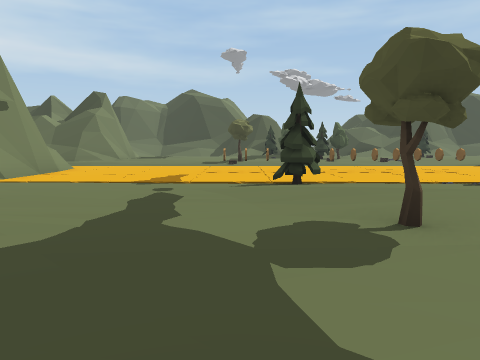
view 1 (above)

24 first-person views from a walk through a scene from a Unity 3-D project. The camera is 1.2 m above the floor, tilts 6° down and sees 70° across. The floor is counted in squares, 2 m on a side. Each view is taken from the middle of a square. On the plan, view 1 faces up. The plan holds only what a view shows up to about 10 squares ahead; the rest is blank. The place goes on beyond the plan. The player is left out.

view 2
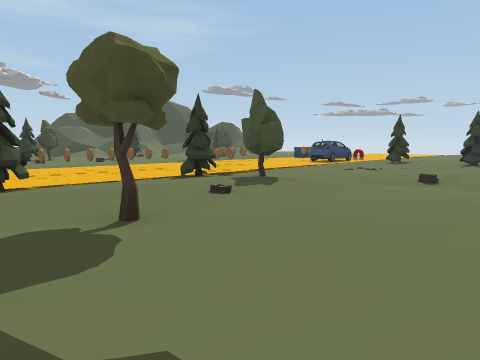

view 3
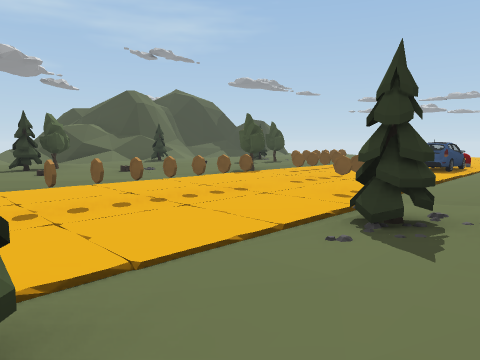

view 4
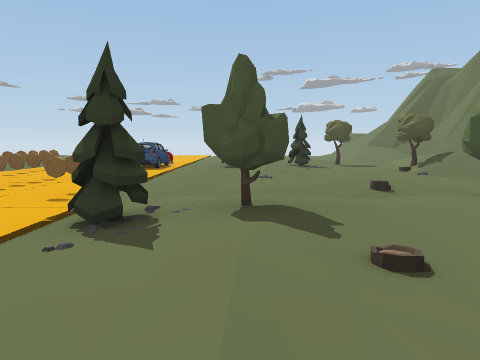

view 5
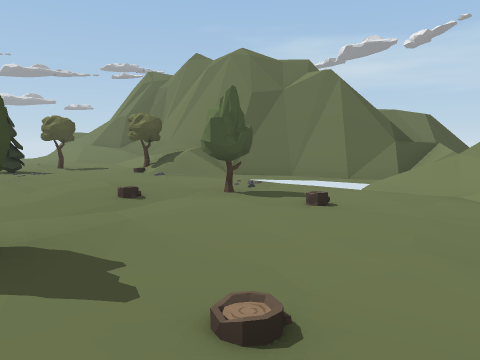

view 6
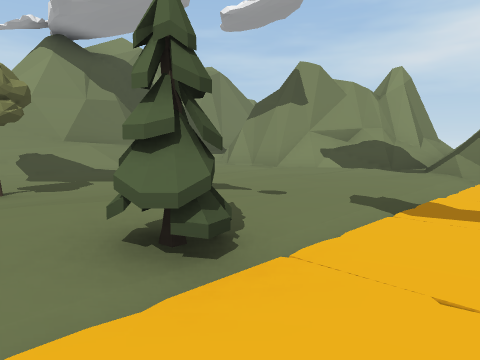

view 7
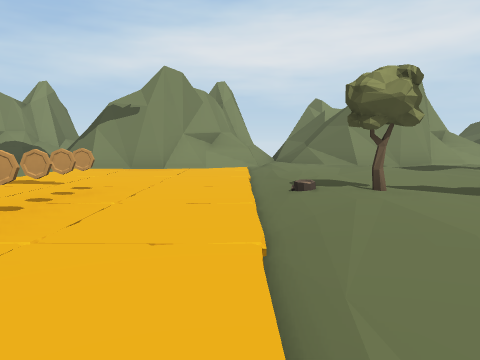

view 8
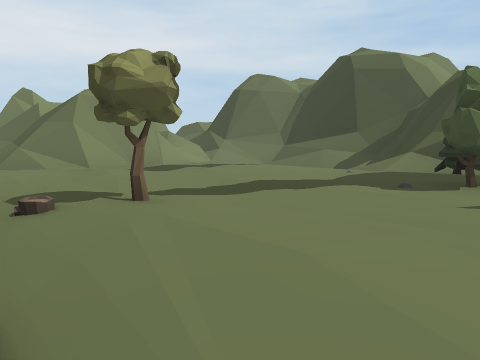

view 9
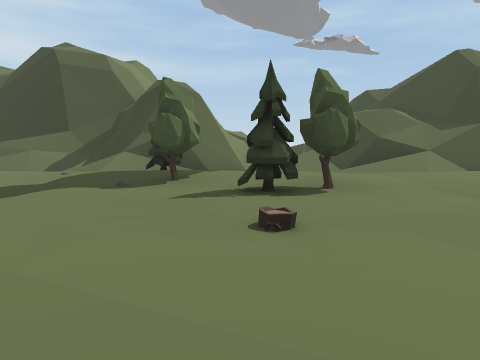

view 10
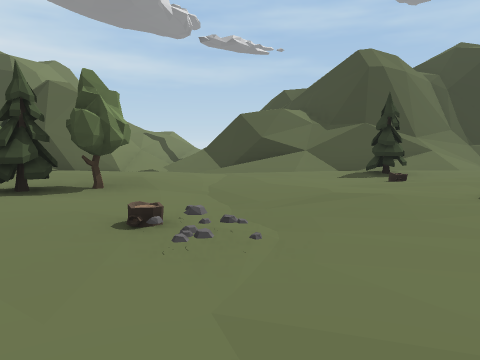

view 11
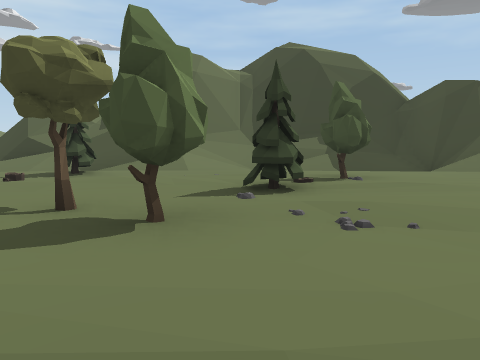

view 12
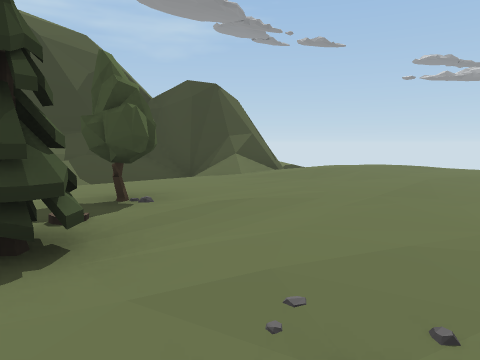

view 13
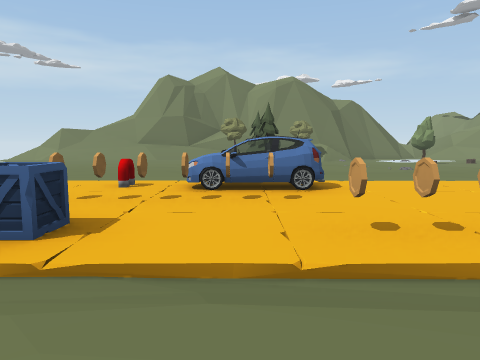

view 14
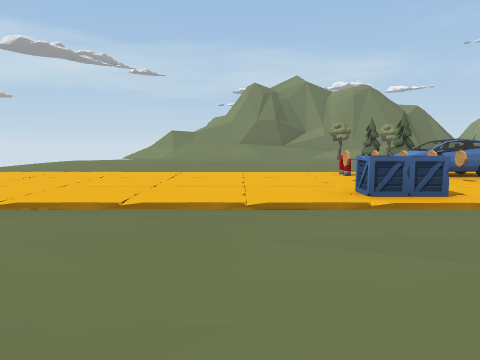

view 15
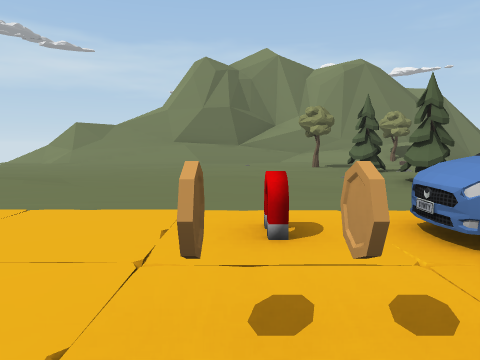

view 16
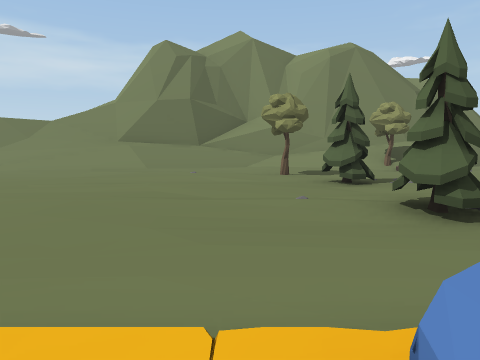

view 17
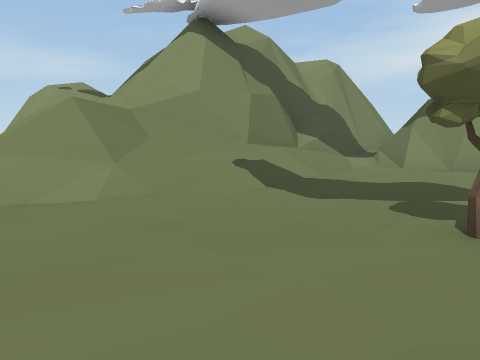

view 18
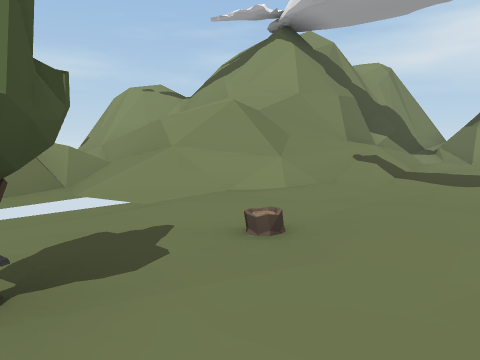

view 19
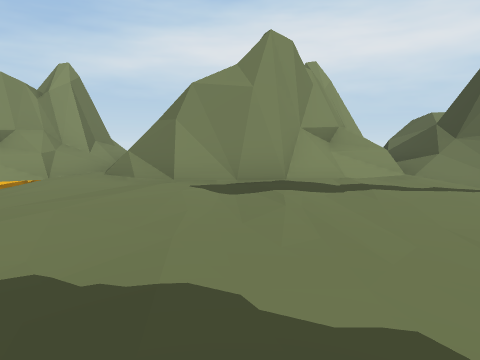

view 20
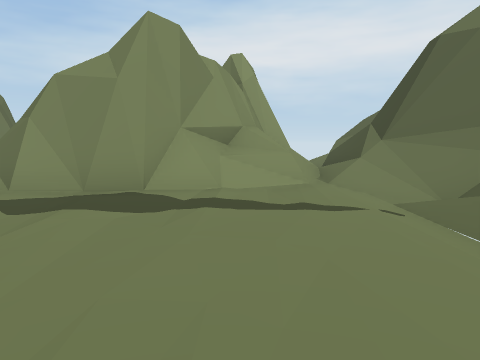

view 21
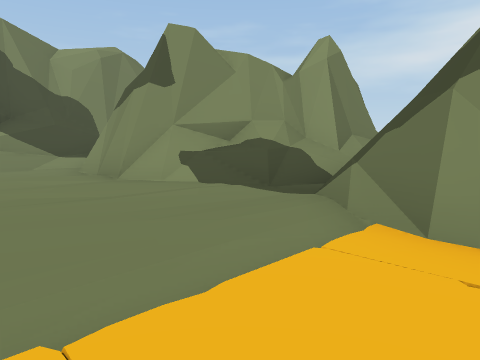

view 22
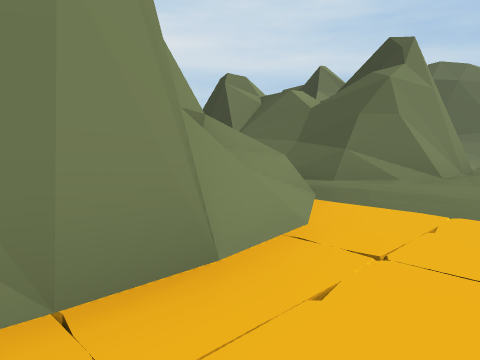

view 23
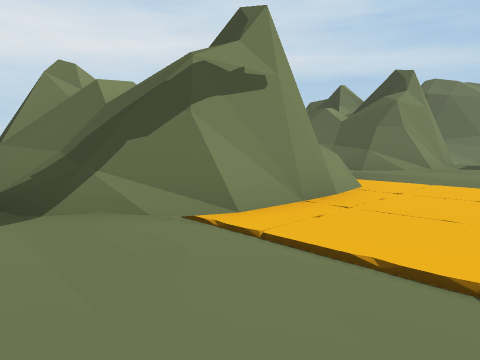

view 24
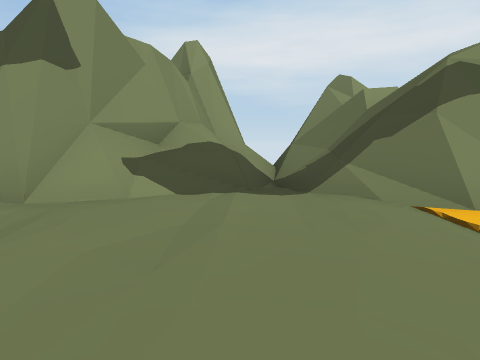

### Floor plan
Key: @ floor where view 1 was taken; # wall or solid block; x gap in a wall; . main floor; : floor 0.25 m higher than the main floor; - floor 0.25 m lower than the main floor; + floor 1 m higher than the main floor; * floor 2.75 m higher than the main floor; / step, stairs or slope; = window, fence, low wall or low ledge; ^ raised ledge; v drop or lower ground; C coin; T tree; A car; R crate; O other object.
Columns run from 10 left of view 1 to 22 right of it. Each row starts with its distance up from view 1.
 21          ##
 20     #######===/###   #######
 19   ###////###v#//######////###
 18  ##=//////####/////x///////###
 17   #///....#T .../..T.......=/.
 16  ^^^#/.....::........//.....::..
 15  == ^#......T.T......../T........
 14    ==#.......TT./.....T/.........
 13   ///#..........-/. TT.........
 12   ///#....T../.--.. .T.......
 11   = /.....//./.--.T  /.......
 10 ##^#=//////////////...//R/////
  9   ^^#/../////......OOC.R.//./..
  8     ##....CC.CCC.CO...CCC......
  7   ===#...............AA.........
  6  v=* #.....T.../C.....A........./
  5  #=+x/.....T..T..................
  4  #=#=/.....::.TT.....T......::...
  3   ^^#/.....T./...............
  2   = ##........../....T........
  1     =#..........-.....T........
  0     ##....@/...-T..#T......//..
 -1     =/////////.-/..x///////////
 -2     ######=//=///##########=//
 -3       ####///=/=##       ##/
 -4          ##//=/##
 -5          ## ///=
 -6          ##/// #
 -7           ===//#
 -8           vv#

Positions as (right, up) in squares from view 1, and headings:
1: (0, 0), facing up
2: (0, 0), facing up-right
3: (1, 4), facing up-right
4: (1, 4), facing right
5: (2, 4), facing down-right
6: (2, 7), facing down-left
7: (4, 10), facing left
8: (3, 10), facing up-left
9: (3, 10), facing up
10: (6, 10), facing up
11: (12, 10), facing up
12: (12, 12), facing up-right
13: (12, 12), facing down
14: (16, 14), facing down
15: (14, 9), facing down
16: (13, 7), facing down
17: (4, 3), facing down-left
18: (6, 2), facing down-left
19: (1, 14), facing left
20: (0, 16), facing left
21: (-2, 7), facing down-left
22: (-3, 7), facing up-left
23: (-2, 4), facing up-left
24: (-1, 4), facing left
